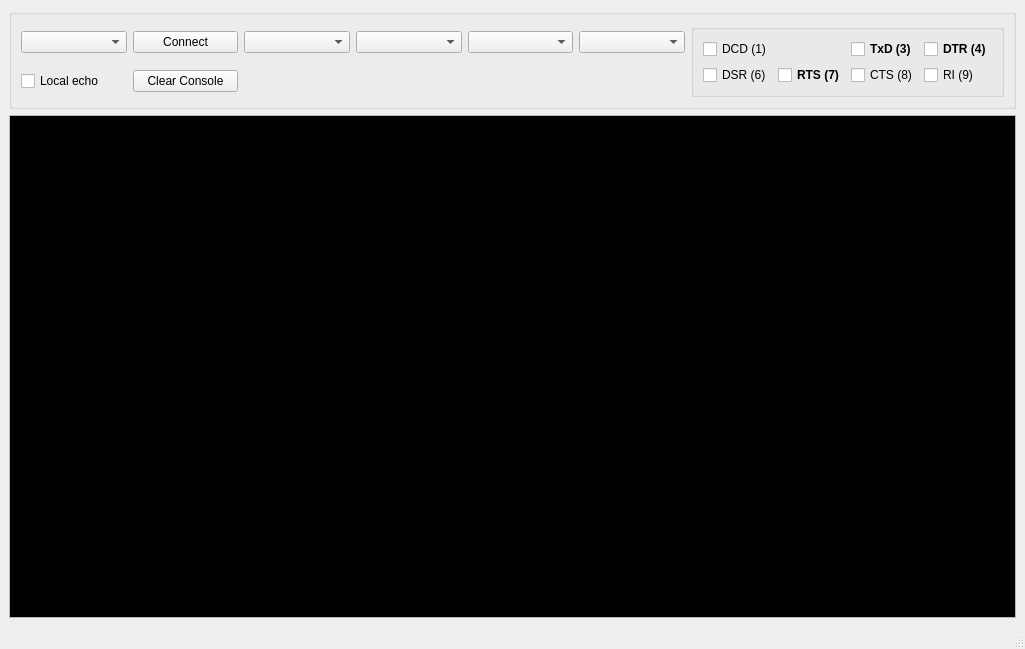
<?xml version="1.0" encoding="UTF-8"?>
<ui version="4.0">
 <class>MainWindow</class>
 <widget class="QMainWindow" name="MainWindow">
  <property name="geometry">
   <rect>
    <x>0</x>
    <y>0</y>
    <width>1025</width>
    <height>649</height>
   </rect>
  </property>
  <property name="windowTitle">
   <string>Serial terminal https://iblink.link</string>
  </property>
  <widget class="QWidget" name="centralwidget">
   <layout class="QVBoxLayout" name="verticalLayout">
    <item>
     <widget class="QGroupBox" name="groupBox">
      <property name="title">
       <string/>
      </property>
      <layout class="QGridLayout" name="gridLayout_2">
       <item row="0" column="4">
        <widget class="QComboBox" name="parityCb"/>
       </item>
       <item row="0" column="0">
        <widget class="QComboBox" name="portCB"/>
       </item>
       <item row="0" column="3">
        <widget class="QComboBox" name="dataBitsCb"/>
       </item>
       <item row="0" column="1">
        <widget class="QPushButton" name="connectBtn">
         <property name="text">
          <string>Connect</string>
         </property>
        </widget>
       </item>
       <item row="0" column="2">
        <widget class="QComboBox" name="baudRateCb"/>
       </item>
       <item row="0" column="5">
        <widget class="QComboBox" name="stopBitsCb"/>
       </item>
       <item row="1" column="0">
        <widget class="QCheckBox" name="localEchoCb">
         <property name="text">
          <string>Local echo</string>
         </property>
        </widget>
       </item>
       <item row="0" column="6" rowspan="2">
        <widget class="QGroupBox" name="groupBox_2">
         <property name="title">
          <string/>
         </property>
         <layout class="QGridLayout" name="gridLayout">
          <item row="0" column="2">
           <widget class="QCheckBox" name="pin_TxD_Cb">
            <property name="font">
             <font>
              <weight>75</weight>
              <bold>true</bold>
             </font>
            </property>
            <property name="text">
             <string>TxD (3)</string>
            </property>
           </widget>
          </item>
          <item row="0" column="0">
           <widget class="QCheckBox" name="pin_DCD_Cb">
            <property name="text">
             <string>DCD (1)</string>
            </property>
           </widget>
          </item>
          <item row="0" column="3">
           <widget class="QCheckBox" name="pin_DTR_Cb">
            <property name="font">
             <font>
              <weight>75</weight>
              <bold>true</bold>
             </font>
            </property>
            <property name="text">
             <string>DTR (4)</string>
            </property>
           </widget>
          </item>
          <item row="1" column="0">
           <widget class="QCheckBox" name="pin_DSR_Cb">
            <property name="text">
             <string>DSR (6)</string>
            </property>
           </widget>
          </item>
          <item row="1" column="2">
           <widget class="QCheckBox" name="pin_CTS_Cb">
            <property name="text">
             <string>CTS (8)</string>
            </property>
           </widget>
          </item>
          <item row="1" column="1">
           <widget class="QCheckBox" name="pin_RTS_Cb">
            <property name="font">
             <font>
              <weight>75</weight>
              <bold>true</bold>
             </font>
            </property>
            <property name="text">
             <string>RTS (7)</string>
            </property>
           </widget>
          </item>
          <item row="1" column="3">
           <widget class="QCheckBox" name="pin_RI_Cb">
            <property name="text">
             <string>RI (9)</string>
            </property>
           </widget>
          </item>
         </layout>
        </widget>
       </item>
       <item row="1" column="1">
        <widget class="QPushButton" name="clearConsolePb">
         <property name="text">
          <string>Clear Console</string>
         </property>
        </widget>
       </item>
      </layout>
     </widget>
    </item>
    <item>
     <widget class="QPlainTextEdit" name="console">
      <property name="palette">
       <palette>
        <active>
         <colorrole role="Light">
          <brush brushstyle="SolidPattern">
           <color alpha="255">
            <red>255</red>
            <green>255</green>
            <blue>255</blue>
           </color>
          </brush>
         </colorrole>
         <colorrole role="Text">
          <brush brushstyle="SolidPattern">
           <color alpha="255">
            <red>51</red>
            <green>209</green>
            <blue>122</blue>
           </color>
          </brush>
         </colorrole>
         <colorrole role="Base">
          <brush brushstyle="SolidPattern">
           <color alpha="255">
            <red>0</red>
            <green>0</green>
            <blue>0</blue>
           </color>
          </brush>
         </colorrole>
         <colorrole role="HighlightedText">
          <brush brushstyle="SolidPattern">
           <color alpha="255">
            <red>222</red>
            <green>221</green>
            <blue>218</blue>
           </color>
          </brush>
         </colorrole>
         <colorrole role="AlternateBase">
          <brush brushstyle="SolidPattern">
           <color alpha="255">
            <red>192</red>
            <green>191</green>
            <blue>188</blue>
           </color>
          </brush>
         </colorrole>
         <colorrole role="PlaceholderText">
          <brush brushstyle="SolidPattern">
           <color alpha="128">
            <red>143</red>
            <green>240</green>
            <blue>164</blue>
           </color>
          </brush>
         </colorrole>
        </active>
        <inactive>
         <colorrole role="Light">
          <brush brushstyle="SolidPattern">
           <color alpha="255">
            <red>255</red>
            <green>255</green>
            <blue>255</blue>
           </color>
          </brush>
         </colorrole>
         <colorrole role="Text">
          <brush brushstyle="SolidPattern">
           <color alpha="255">
            <red>51</red>
            <green>209</green>
            <blue>122</blue>
           </color>
          </brush>
         </colorrole>
         <colorrole role="Base">
          <brush brushstyle="SolidPattern">
           <color alpha="255">
            <red>0</red>
            <green>0</green>
            <blue>0</blue>
           </color>
          </brush>
         </colorrole>
         <colorrole role="HighlightedText">
          <brush brushstyle="SolidPattern">
           <color alpha="255">
            <red>222</red>
            <green>221</green>
            <blue>218</blue>
           </color>
          </brush>
         </colorrole>
         <colorrole role="AlternateBase">
          <brush brushstyle="SolidPattern">
           <color alpha="255">
            <red>192</red>
            <green>191</green>
            <blue>188</blue>
           </color>
          </brush>
         </colorrole>
         <colorrole role="PlaceholderText">
          <brush brushstyle="SolidPattern">
           <color alpha="128">
            <red>143</red>
            <green>240</green>
            <blue>164</blue>
           </color>
          </brush>
         </colorrole>
        </inactive>
        <disabled>
         <colorrole role="Light">
          <brush brushstyle="SolidPattern">
           <color alpha="255">
            <red>255</red>
            <green>255</green>
            <blue>255</blue>
           </color>
          </brush>
         </colorrole>
         <colorrole role="Text">
          <brush brushstyle="SolidPattern">
           <color alpha="255">
            <red>190</red>
            <green>190</green>
            <blue>190</blue>
           </color>
          </brush>
         </colorrole>
         <colorrole role="Base">
          <brush brushstyle="SolidPattern">
           <color alpha="255">
            <red>239</red>
            <green>239</green>
            <blue>239</blue>
           </color>
          </brush>
         </colorrole>
         <colorrole role="HighlightedText">
          <brush brushstyle="SolidPattern">
           <color alpha="255">
            <red>222</red>
            <green>221</green>
            <blue>218</blue>
           </color>
          </brush>
         </colorrole>
         <colorrole role="AlternateBase">
          <brush brushstyle="SolidPattern">
           <color alpha="255">
            <red>192</red>
            <green>191</green>
            <blue>188</blue>
           </color>
          </brush>
         </colorrole>
         <colorrole role="PlaceholderText">
          <brush brushstyle="SolidPattern">
           <color alpha="128">
            <red>0</red>
            <green>0</green>
            <blue>0</blue>
           </color>
          </brush>
         </colorrole>
        </disabled>
       </palette>
      </property>
      <property name="font">
       <font>
        <family>Courier New</family>
       </font>
      </property>
     </widget>
    </item>
   </layout>
  </widget>
  <widget class="QMenuBar" name="menubar">
   <property name="geometry">
    <rect>
     <x>0</x>
     <y>0</y>
     <width>1025</width>
     <height>22</height>
    </rect>
   </property>
  </widget>
  <widget class="QStatusBar" name="statusbar"/>
 </widget>
 <resources/>
 <connections/>
</ui>
